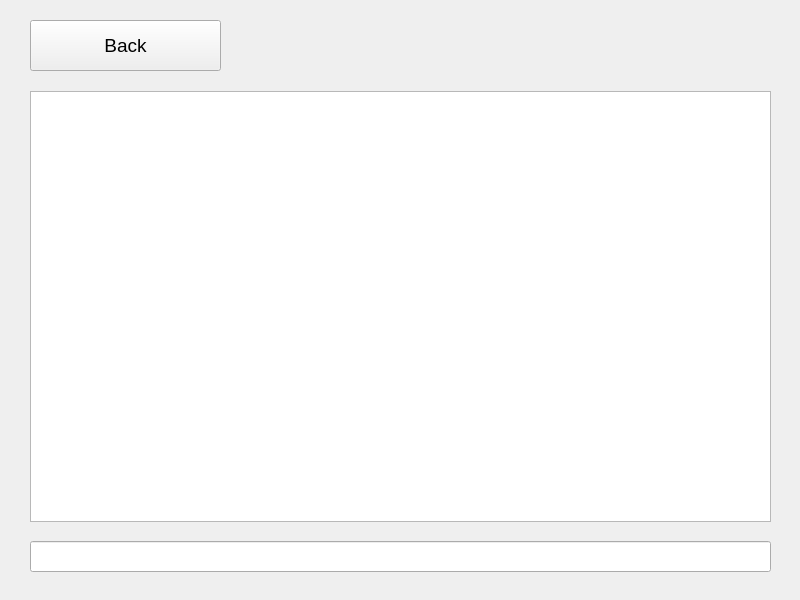
<?xml version="1.0" encoding="UTF-8"?>
<ui version="4.0">
 <class>ChatScreen</class>
 <widget class="QWidget" name="ChatScreen">
  <property name="enabled">
   <bool>true</bool>
  </property>
  <property name="geometry">
   <rect>
    <x>0</x>
    <y>0</y>
    <width>800</width>
    <height>600</height>
   </rect>
  </property>
  <property name="windowTitle">
   <string>Form</string>
  </property>
  <widget class="QStackedWidget" name="stackedWidget">
   <property name="geometry">
    <rect>
     <x>0</x>
     <y>0</y>
     <width>800</width>
     <height>600</height>
    </rect>
   </property>
   <widget class="QWidget" name="page_3">
    <property name="enabled">
     <bool>true</bool>
    </property>
    <widget class="QLineEdit" name="lineEdit_7">
     <property name="geometry">
      <rect>
       <x>30</x>
       <y>541</y>
       <width>741</width>
       <height>31</height>
      </rect>
     </property>
    </widget>
    <widget class="QTextBrowser" name="textBrowser">
     <property name="geometry">
      <rect>
       <x>30</x>
       <y>91</y>
       <width>741</width>
       <height>431</height>
      </rect>
     </property>
    </widget>
    <widget class="QPushButton" name="pushButton_2">
     <property name="geometry">
      <rect>
       <x>30</x>
       <y>20</y>
       <width>191</width>
       <height>51</height>
      </rect>
     </property>
     <property name="font">
      <font>
       <family>Arial</family>
       <pointsize>14</pointsize>
      </font>
     </property>
     <property name="text">
      <string>Back</string>
     </property>
    </widget>
   </widget>
   <widget class="QWidget" name="page_4">
    <widget class="QTabWidget" name="tabWidget">
     <property name="geometry">
      <rect>
       <x>250</x>
       <y>30</y>
       <width>521</width>
       <height>541</height>
      </rect>
     </property>
     <property name="currentIndex">
      <number>-1</number>
     </property>
     <property name="tabsClosable">
      <bool>true</bool>
     </property>
    </widget>
    <widget class="QListWidget" name="listWidget">
     <property name="geometry">
      <rect>
       <x>30</x>
       <y>170</y>
       <width>191</width>
       <height>401</height>
      </rect>
     </property>
    </widget>
    <widget class="QPushButton" name="pushButton">
     <property name="geometry">
      <rect>
       <x>30</x>
       <y>30</y>
       <width>191</width>
       <height>51</height>
      </rect>
     </property>
     <property name="font">
      <font>
       <family>Arial</family>
       <pointsize>14</pointsize>
      </font>
     </property>
     <property name="text">
      <string>Chat All</string>
     </property>
    </widget>
    <widget class="QPushButton" name="pushButton_4">
     <property name="geometry">
      <rect>
       <x>30</x>
       <y>100</y>
       <width>191</width>
       <height>51</height>
      </rect>
     </property>
     <property name="font">
      <font>
       <family>Arial</family>
       <pointsize>14</pointsize>
      </font>
     </property>
     <property name="text">
      <string>Refresh</string>
     </property>
    </widget>
   </widget>
  </widget>
 </widget>
 <resources/>
 <connections/>
</ui>
